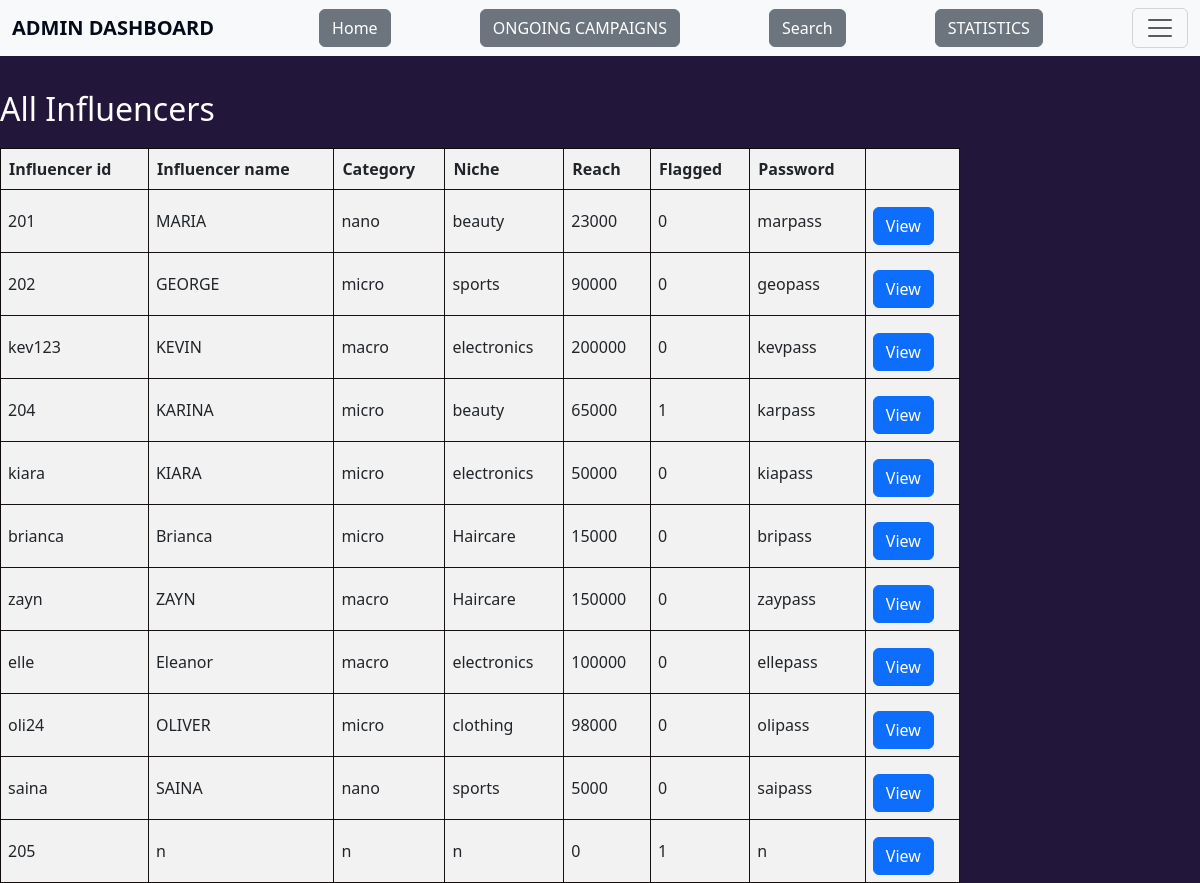
Before: /influencers with the older database file.
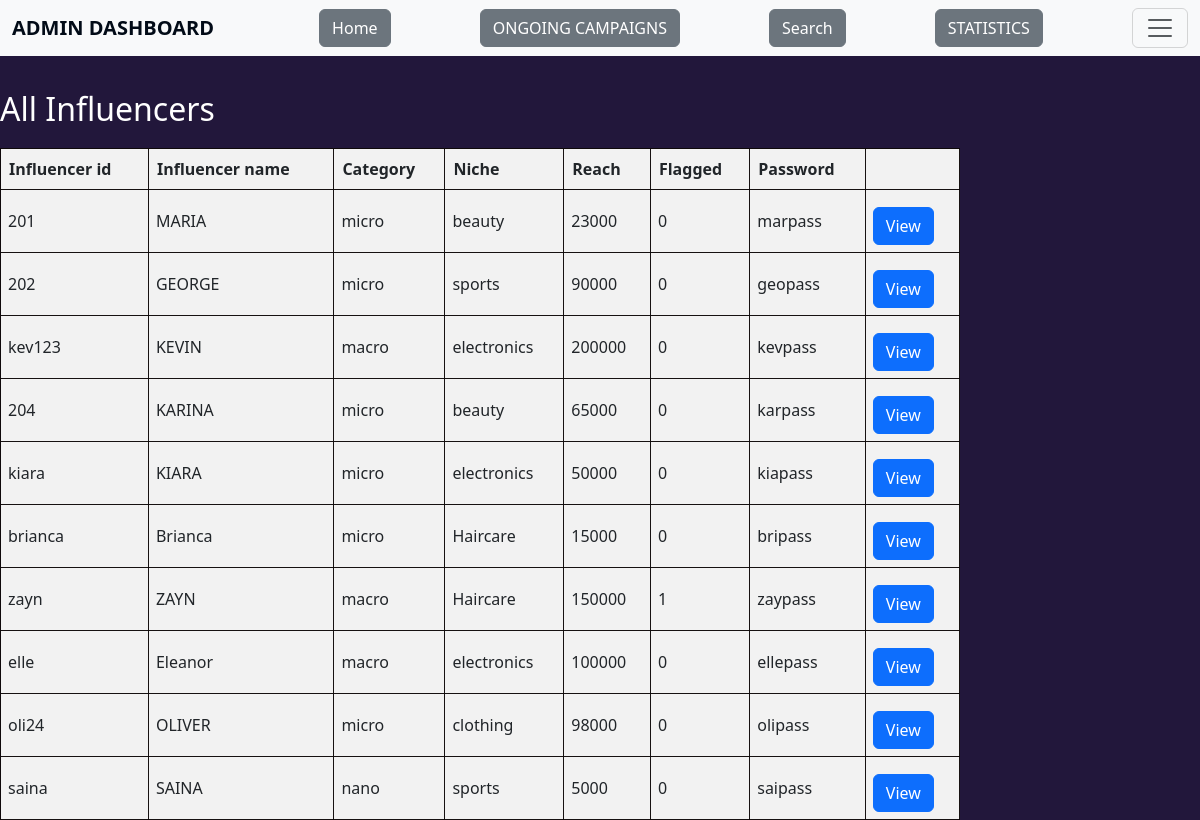
After: the same page with the newer database file.
### application/models.py (models this page shows, shortened)
class Influencer(db.Model):
    __tablename__="influencer"
    inf_id=db.Column(db.String,primary_key=True,nullable=False)
    inf_name=db.Column(db.String)
    inf_password=db.Column(db.String,nullable=False)
    inf_category=db.Column(db.String,nullable=False)
    inf_niche=db.Column(db.String,nullable=False)
    inf_reach=db.Column(db.Integer,nullable=False)
    flagged=db.Column(db.Integer, default=0)
    rating=db.Column(db.Numeric(1,1),default=0)
    inf_num_rating=db.Column(db.Integer, default=0)
    inf_total_rating=db.Column(db.Numeric, default=0)
    inf_req=db.relationship('Adrequest',cascade='all, delete-orphan')

### application/controllers.py (the view)
@app.route("/influencers",methods=["GET"])
def influencers():
    inf=Influencer.query.all()
    return render_template('influencers.html',inf=inf)

### templates/influencers.html (shortened to what this page needs)
<!DOCTYPE html>
<html lang="en">
<head>
    <link href="https://cdn.jsdelivr.net/npm/bootstrap@5.3.3/dist/css/bootstrap.min.css" rel="stylesheet">
</head>
<nav class="navbar bg-body-tertiary fixed-top">
    <div class="container-fluid">
        <a class="navbar-brand" href="/">ADMIN DASHBOARD</a>
        <a href="/admin_dashboard"><button class="btn btn-secondary">Home</button></a>
        <a href="/ongoing_camp"><button class="btn btn-secondary">ONGOING CAMPAIGNS</button></a>
        <a href="{{url_for('adminsearch', search_type='common')}}"><button class="btn btn-secondary">Search</button></a>
        <a href="/admin_summary"><button class="btn btn-secondary">STATISTICS</button></a>
        <button class="navbar-toggler" type="button" data-bs-toggle="offcanvas" data-bs-target="#offcanvasNavbar" aria-controls="offcanvasNavbar" aria-label="Toggle navigation">
            <span class="navbar-toggler-icon"></span>
        </button>
    </div>
  </nav>
    <h2 class="white">All Influencers</h2>
    <table id="all-Influencers">
        <tr>
            <th>Influencer id</th>
            <th>Influencer name</th>
            <th>Category</th>
            <th>Niche</th>
            <th>Reach</th>
            <th>Flagged</th>
            <th>Password</th>
            <th></th>
        </tr>
        {%for i in inf%}
            <tr>
                <td>{{i.inf_id}}</td>
                <td>{{i.inf_name}}</td>
                <td>{{i.inf_category}}</td>
                <td>{{i.inf_niche}}</td>
                <td>{{i.inf_reach}}</td>
                <td>{{i.flagged}}</td>
                <td>{{i.inf_password}}</td>
                <td><a href="{{url_for('inf_details', inf_id=i.inf_id) }}" class="btn btn-primary" type="button">View</a></td>
            </tr>
        {%endfor%}
    </table>
</body>
</html>

### templates/influencers.html (style rules this page uses)
.white { color:white }
h1, h2 { margin-top: 20px; }
table { margin-top: 20px; }
.navbar-brand { font-weight: bold; }
.navbar, .offcanvas-header, .offcanvas-body { background-color: #f0f2ec; }
.navbar-brand, .nav-link, .offcanvas-title { color: #020b17; }
.btn-primary, .btn-outline-success { margin-top: 10px; }
table { width: 80%; border-collapse: collapse; margin-top: 20px; }
th { background-color: #f2f2f2; border: 1px solid #0e0909f5; padding: 8px; text-align: left; }
td { background-color: #f2f2f2; border: 1px solid #0e0909f5; padding: 7px; }

Changed rows visible on the page:
removed Influencer: inf_id "205", inf_name "n", inf_category "n", inf_niche "n", inf_reach "0", flagged "1", inf_password "n"
changed Influencer "MARIA": inf_category "nano" → "micro"
changed Influencer "KARINA": flagged "1" → "0"
changed Influencer "zayn": flagged "0" → "1"
